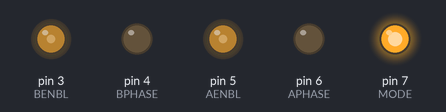
Bench run of a sketch on a simulated Arduino Uno, built with avr-gcc and run on an emulated ATmega328P. On the bench: output pins drawn as LEDs (lit = HIGH).

Above: at 0.05 s.
At 1.95 s:
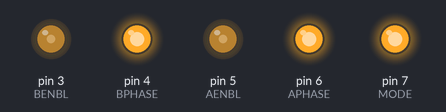
At 3.85 s:
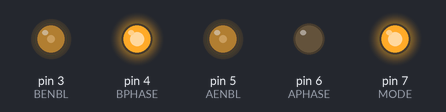
At 7.65 s:
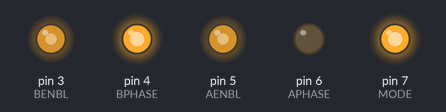
At 11.45 s:
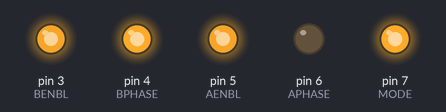
At 15.25 s:
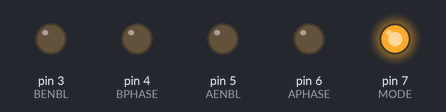
Timing chart, 0 to 19.8 s (numbered marks = the images above):
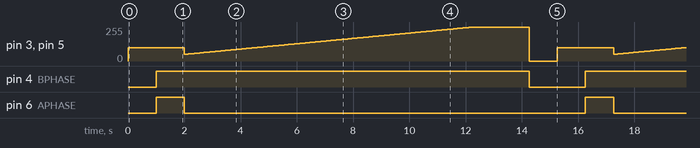

The sketch:

motor_driver.ino
```cpp
#define MODE 7
#define APHASE 6
#define AENBL 5
#define BPHASE 4
#define BENBL 3

void setup()
{
  pinMode(MODE, OUTPUT);
  pinMode(APHASE, OUTPUT);
  pinMode(AENBL, OUTPUT);
  pinMode(BPHASE, OUTPUT);
  pinMode(BENBL, OUTPUT);
  digitalWrite(MODE, HIGH);
}

void loop()
{
  digitalWrite(APHASE,  LOW);
  analogWrite(AENBL, 100);
  digitalWrite(BPHASE, LOW);
  analogWrite(BENBL, 100);

  delay(1000);

  digitalWrite(APHASE,  HIGH);
  analogWrite(AENBL, 100);
  digitalWrite(BPHASE, HIGH);
  analogWrite(BENBL, 100);

  delay(1000);

  for(int i = 50; i < 255; i++)
    {
      digitalWrite(APHASE, LOW);
      analogWrite(AENBL, i);
      digitalWrite(BPHASE, HIGH);
      analogWrite(BENBL, i);
      delay(50);
    }
  delay(2000);


  digitalWrite(APHASE, LOW);
  analogWrite(AENBL, 0);
  digitalWrite(BPHASE, LOW);
  analogWrite(BENBL, 0);

  delay(1000);
}
```

Measured:
- by itself, pin 4 (BPHASE): alternates HIGH for 13.3 s and LOW for 2.0 s
- by itself, pin 6 (APHASE): alternates HIGH for 1.0 s and LOW for 14.3 s
